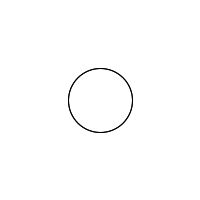
Frame 1 (no input)
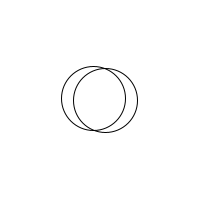
Frame 60 (the mouse pressed at the canvas centre just before this capture)
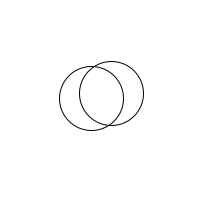
Frame 120 (the mouse held since frame 60 and released just before this capture)

The Processing sketch that drew these frames (run headless with seeded random() and noise(); from frame 60 on, the mouse is pressed at the canvas centre):

// Processing sketch: processing_41346
// ── processing_41346.pde



Bubble b1;
Bubble b2;

void setup() {
  size(200,200);
  b1 = new Bubble(64);
  b2 = new Bubble(64);
}

void draw() {
  background(255);
  b1.display();
  b1.jiggle(); 
  
  b2.display();
  b2.jiggle(); 

  
}


class Bubble {

  float x;
  float y;
  float r;
  
  Bubble(float tempR) {
    x = width/2;
    y = height/2;
    r = tempR;
    
  }

  void display() {
    noFill();
    stroke(0);
    ellipse(x, y, r, r);
  }

  void jiggle() {
    x = x + random(-1, 1);
    y = y + random(-1, 1);
    //x = x + 0.2;
  }
  

  
  
  
}
